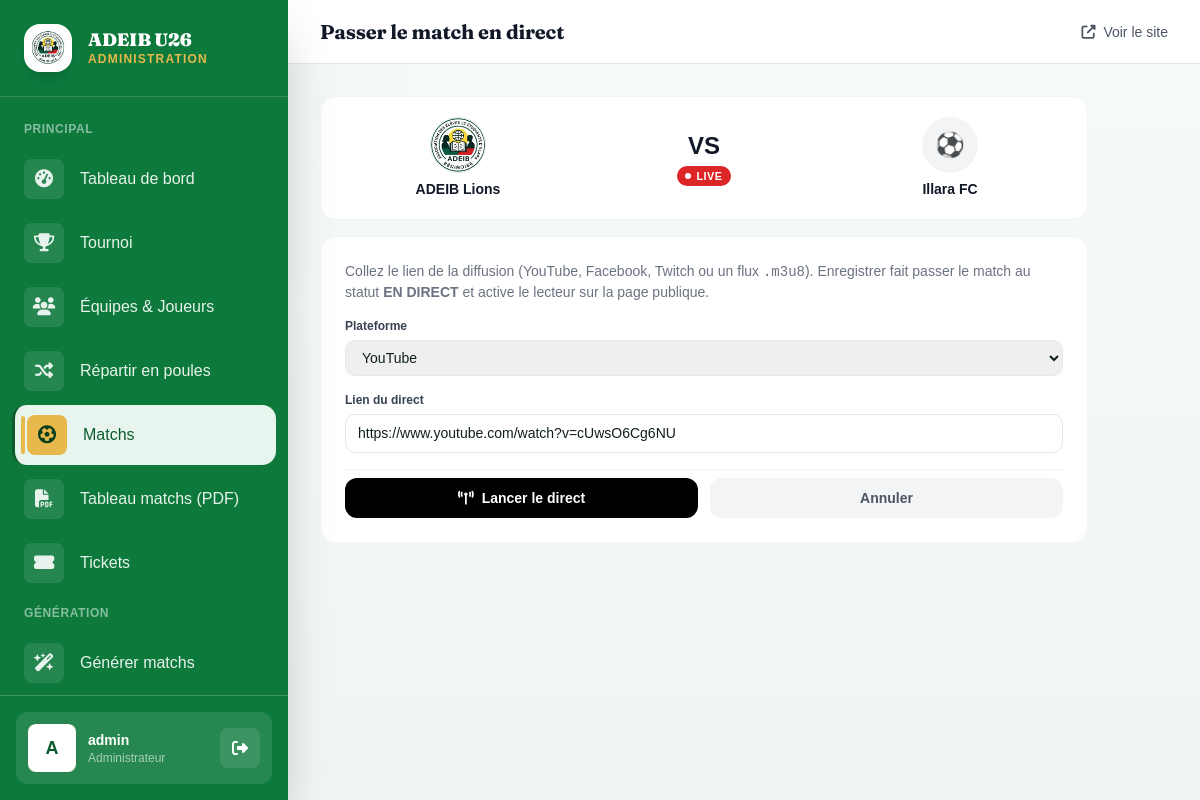
Screenshot of /admin-panel/matches/44/live/ (signed in) with the database file from the repository.
### tournament/models.py (models this page shows, shortened)
class Match(models.Model):
    PHASE_CHOICES = [
        ('GROUP', 'Phase de groupes'),
        ('QF', 'Quart de finale'),
        ('SF', 'Demi-finale'),
        ('3RD', 'Match 3e place'),
        ('FINAL', 'Finale'),
    ]
    STATUS_CHOICES = [
        ('SCHEDULED', 'Programmé'),
        ('LIVE', 'En direct'),
        ('FINISHED', 'Terminé'),
        ('CANCELLED', 'Annulé'),
    ]
    tournament = models.ForeignKey(Tournament, on_delete=models.CASCADE, related_name='matches')
    phase = models.CharField(max_length=10, choices=PHASE_CHOICES, default='GROUP')
    group = models.ForeignKey(Group, on_delete=models.SET_NULL, null=True, blank=True, related_name='matches')
    home_team = models.ForeignKey(Team, on_delete=models.CASCADE, related_name='home_matches')
    away_team = models.ForeignKey(Team, on_delete=models.CASCADE, related_name='away_matches')
    match_date = models.DateTimeField(null=True, blank=True)
    venue = models.CharField(max_length=200, blank=True, default='Stade Cup Legends')
    home_score = models.PositiveIntegerField(default=0)
    away_score = models.PositiveIntegerField(default=0)
    status = models.CharField(max_length=10, choices=STATUS_CHOICES, default='SCHEDULED')
    matchday = models.PositiveIntegerField(default=1)
    live_started_at = models.DateTimeField(null=True, blank=True)
    stream_url = models.URLField(blank=True, null=True, verbose_name='Lien de diffusion')
    stream_platform = models.CharField(
        max_length=10, choices=STREAM_PLATFORM_CHOICES, default='YOUTUBE',
        blank=True, verbose_name='Plateforme de diffusion',
    )
    man_of_the_match = models.ForeignKey(
        'Player', on_delete=models.SET_NULL, null=True, blank=True,
        related_name='motm_awards', verbose_name='Homme du match',
    )
    class Meta:
        verbose_name = 'Match'
        verbose_name_plural = 'Matchs'
        ordering = ['match_date']

class Team(models.Model):
    tournament = models.ForeignKey(Tournament, on_delete=models.CASCADE, related_name='teams')
    name = models.CharField(max_length=200)
    logo = models.ImageField(upload_to='teams/', blank=True, null=True)
    group = models.ForeignKey(Group, on_delete=models.SET_NULL, null=True, blank=True, related_name='teams')
    coach_name = models.CharField(max_length=200, blank=True, verbose_name='Entraîneur')
    president_name = models.CharField(max_length=200, blank=True, verbose_name='Président')
    qr_code = models.ImageField(upload_to='qrcodes/', blank=True, null=True)
    created_at = models.DateTimeField(auto_now_add=True)
    class Meta:
        verbose_name = 'Équipe'
        ordering = ['name']

### tournament/views.py (the view)
# urls.py: path('admin-panel/matches/<int:pk>/live/', views.admin_set_live, name='admin_set_live'),
@login_required
@user_passes_test(is_admin)
def admin_set_live(request, pk):
    match = get_object_or_404(Match, pk=pk)
    if request.method == 'POST':
        form = MatchLiveForm(request.POST, instance=match)
        if form.is_valid():
            m = form.save(commit=False)
            if m.status != 'LIVE':
                m.status = 'LIVE'
                m.live_started_at = timezone.now()
            m.save()
            messages.success(request, f'{match} est maintenant EN DIRECT.')
            return redirect('admin_matches')
    else:
        form = MatchLiveForm(instance=match)
    return render(request, 'admin_panel/live_form.html', {'form': form, 'match': match})

### tournament/forms.py
class MatchLiveForm(forms.ModelForm):
    class Meta:
        model = Match
        fields = ['stream_platform', 'stream_url']
        widgets = {
            'stream_url': forms.URLInput(attrs={
                'class': 'form-input',
                'placeholder': 'https://youtube.com/watch?v=...',
            }),
        }
        labels = {
            'stream_platform': 'Plateforme',
            'stream_url': 'Lien du direct',
        }

### tournament/context_processors.py (called while the page is built)
def active_tournament(request):
    today = timezone.localdate()
    active = Tournament.objects.filter(is_active=True)
    tournament = active.filter(
        start_date__isnull=False,
        end_date__isnull=False,
        start_date__lte=today,
        end_date__gte=today,
    ).order_by('start_date').first()
    if tournament is None:
        tournament = active.filter(
            start_date__isnull=False,
            start_date__gte=today,
        ).order_by('start_date').first()
    if tournament is None:
        tournament = active.order_by('-start_date', '-id').first()
    return {'tournament': tournament}

### tournament/views.py (called while the page is built)
def is_admin(user):
    return user.is_staff or user.is_superuser

### templates/admin_panel/live_form.html (shortened to what this page needs)
{% extends 'admin_panel/base_admin.html' %}
{% block page_title %}Passer le match en direct{% endblock %}
{% block content %}
<div class="w-full max-w-3xl">
  <div class="bg-white rounded-2xl border border-gray-100 p-5 mb-4">
    <div class="grid grid-cols-3 items-center gap-3 text-center">
      <div>
        {% if match.home_team.logo %}
        <img src="{{ match.home_team.logo.url }}" alt="" class="w-14 h-14 rounded-full object-cover border border-gray-200 mx-auto mb-2">
        {% else %}
        <div class="w-14 h-14 rounded-full bg-gray-100 flex items-center justify-center text-2xl mx-auto mb-2">⚽</div>
        {% endif %}
        <div class="font-black text-sm text-gray-900 leading-tight">{{ match.home_team.name }}</div>
      </div>
      <div>
        <div class="text-2xl font-black text-gray-900">VS</div>
        <div class="text-xs text-gray-400 mt-1">
          {% if match.status == 'LIVE' %}<span class="live-pill"><span class="live-dot"></span>LIVE</span>
          {% else %}<span>{{ match.get_status_display }}</span>{% endif %}
        </div>
      </div>
      <div>
        {% if match.away_team.logo %}
        <img src="{{ match.away_team.logo.url }}" alt="" class="w-14 h-14 rounded-full object-cover border border-gray-200 mx-auto mb-2">
        {% else %}
        <div class="w-14 h-14 rounded-full bg-gray-100 flex items-center justify-center text-2xl mx-auto mb-2">⚽</div>
        {% endif %}
        <div class="font-black text-sm text-gray-900 leading-tight">{{ match.away_team.name }}</div>
      </div>
    </div>
  </div>
  <div class="bg-white rounded-2xl border border-gray-100 p-6">
    <p class="text-sm text-gray-500 mb-4">
      Collez le lien de la diffusion (YouTube, Facebook, Twitch ou un flux <code>.m3u8</code>).
      Enregistrer fait passer le match au statut <strong>EN DIRECT</strong> et active le lecteur sur la page publique.
    </p>
    <form method="post" class="space-y-4">
      {% for field in form %}
      <div>
        <label class="block text-xs font-bold text-gray-700 mb-1.5">{{ field.label }}</label>
        {{ field }}
      </div>
      {% endfor %}
      <div class="flex gap-3 pt-2 border-t border-gray-100">
        <button type="submit" class="flex-1 py-2.5 rounded-xl text-white text-sm font-bold bg-black">
          <i class="fas fa-broadcast-tower mr-2"></i>Lancer le direct
        </button>
        <a href="{% url 'admin_matches' %}" class="flex-1 py-2.5 rounded-xl text-gray-600 text-sm font-bold text-center bg-gray-100 hover:bg-gray-200 transition-colors">
          Annuler
        </a>
      </div>
    </form>
  </div>
</div>
{% endblock %}

### templates/admin_panel/base_admin.html (shortened to what this page needs)
{% load static %}
<!DOCTYPE html>
<html lang="fr">
<head>
  <script src="https://cdn.tailwindcss.com"></script>
  <link rel="stylesheet" href="{% static 'css/style.css' %}">
  <link rel="stylesheet" href="https://cdnjs.cloudflare.com/ajax/libs/font-awesome/6.5.0/css/all.min.css">
</head>
<body class="bg-gray-50 min-h-screen">
<aside id="adminSidebar" class="sidebar fixed top-0 left-0 h-full w-72 z-40 -translate-x-full lg:translate-x-0 shadow-2xl flex flex-col">
  <div class="flex items-center gap-4 px-6 py-6 border-b border-white/15">
    <div class="w-12 h-12 bg-white rounded-2xl flex items-center justify-center overflow-hidden shadow-lg">
      <img src="{% static 'images/adeib_logo.png' %}" alt="ADEIB" class="w-full h-full object-contain p-1"
           onerror="this.outerHTML='<span class=\'text-[#0d7a3c] font-black text-2xl\'>A</span>'">
    </div>
    <div>
      <div class="text-white font-heading font-black text-lg leading-tight">ADEIB U26</div>
      <div class="text-[#e7b84b] text-xs tracking-widest uppercase font-semibold">Administration</div>
    </div>
  </div>
  <nav class="flex-1 overflow-y-auto py-4 px-3 space-y-1">
    <div class="px-3 py-2 text-white/50 text-xs font-bold uppercase tracking-wider">Principal</div>
    <a href="{% url 'admin_dashboard' %}" class="sidebar-link flex items-center gap-4 px-3 py-2.5 text-white/90 hover:text-white font-medium" data-sidebar>
      <div class="ic w-10 h-10 bg-white/10 rounded-lg flex items-center justify-center"><i class="fas fa-tachometer-alt text-lg"></i></div>
      <span>Tableau de bord</span>
    </a>
    <a href="{% url 'admin_tournament_setup' %}" class="sidebar-link flex items-center gap-4 px-3 py-2.5 text-white/90 hover:text-white font-medium" data-sidebar>
      <div class="ic w-10 h-10 bg-white/10 rounded-lg flex items-center justify-center"><i class="fas fa-trophy text-lg"></i></div>
      <span>Tournoi</span>
    </a>
    <a href="{% url 'admin_teams' %}" class="sidebar-link flex items-center gap-4 px-3 py-2.5 text-white/90 hover:text-white font-medium" data-sidebar>
      <div class="ic w-10 h-10 bg-white/10 rounded-lg flex items-center justify-center"><i class="fas fa-users text-lg"></i></div>
      <span>Équipes &amp; Joueurs</span>
    </a>
    <a href="{% url 'admin_distribute_groups' %}" class="sidebar-link flex items-center gap-4 px-3 py-2.5 text-white/90 hover:text-white font-medium"
       onclick="return confirm('Répartir automatiquement les équipes en poules de 4 ?');">
      <div class="ic w-10 h-10 bg-white/10 rounded-lg flex items-center justify-center"><i class="fas fa-shuffle text-lg"></i></div>
      <span>Répartir en poules</span>
    </a>
    <a href="{% url 'admin_matches' %}" class="sidebar-link flex items-center gap-4 px-3 py-2.5 text-white/90 hover:text-white font-medium" data-sidebar>
      <div class="ic w-10 h-10 bg-white/10 rounded-lg flex items-center justify-center"><i class="fas fa-futbol text-lg"></i></div>
      <span>Matchs</span>
    </a>
    <a href="{% url 'admin_matches_pdf' %}" class="sidebar-link flex items-center gap-4 px-3 py-2.5 text-white/90 hover:text-white font-medium" data-sidebar>
      <div class="ic w-10 h-10 bg-white/10 rounded-lg flex items-center justify-center"><i class="fas fa-file-pdf text-lg"></i></div>
      <span>Tableau matchs (PDF)</span>
    </a>
    <a href="{% url 'admin_tickets' %}" class="sidebar-link flex items-center gap-4 px-3 py-2.5 text-white/90 hover:text-white font-medium" data-sidebar>
      <div class="ic w-10 h-10 bg-white/10 rounded-lg flex items-center justify-center"><i class="fas fa-ticket-alt text-lg"></i></div>
      <span>Tickets</span>
    </a>
    <div class="px-3 py-2 text-white/50 text-xs font-bold uppercase tracking-wider mt-5">Génération</div>
    <a href="{% url 'admin_generate_matches' %}" class="sidebar-link flex items-center gap-4 px-3 py-2.5 text-white/90 hover:text-white font-medium">
      <div class="ic w-10 h-10 bg-white/10 rounded-lg flex items-center justify-center"><i class="fas fa-wand-magic-sparkles text-lg"></i></div>
      <span>Générer matchs</span>
    </a>
  </nav>
  <div class="px-4 py-4 border-t border-white/20">
    <div class="flex items-center gap-3 bg-white/10 rounded-xl p-3">
      <div class="w-12 h-12 bg-white rounded-lg flex items-center justify-center text-[#0d5c2e] font-black text-lg">
        {{ request.user.username|first|upper }}
      </div>
      <div class="flex-1 min-w-0">
        <div class="text-white font-bold text-sm truncate">{{ request.user.username }}</div>
        <div class="text-white/60 text-xs">Administrateur</div>
      </div>
      <a href="/admin/logout/" class="w-10 h-10 bg-white/10 rounded-lg flex items-center justify-center text-white hover:bg-white/20 transition-colors">
        <i class="fas fa-sign-out-alt"></i>
      </a>
    </div>
  </div>
</aside>
<div class="lg:ml-72 min-h-screen flex flex-col">
  <header class="glass sticky top-0 z-20 border-b border-gray-200 px-4 lg:px-8 h-16 flex items-center gap-4">
    <div class="flex-1">
      <h2 class="font-heading font-bold text-xl text-gray-900">{% block page_title %}Administration{% endblock %}</h2>
    </div>
    <a href="{% url 'home' %}" target="_blank" class="hidden sm:flex items-center gap-2 text-gray-600 hover:text-gray-900 font-medium text-sm">
      <i class="fas fa-external-link-alt"></i>
      <span class="hidden md:inline">Voir le site</span>
    </a>
  </header>
  <main class="flex-1 p-4 lg:p-8">
    {% block content %}{% endblock %}
  </main>
</div>
</body>
</html>

### static/css/style.css (style rules this page uses)
:root { --green: #0d5c2e; --green-dark: #07361a; --green-soft: #f0f7f3; --green-light: #e8f5ee; --ink: #102018; --muted: #64748b; --line: #dbe6dd; --surface: rgba(255, 255, 255, 0.82); --red: #dc2626; --yellow: #ca8a04; }
* { font-family: Arial, Helvetica, sans-serif; }
body { color: var(--ink); background: radial-gradient(circle at top left, rgba(13, 92, 46, 0.08), transparent 30%), linear-gradient(180deg, #f7fbf8 0%, #eff5f1 100%); }
.sidebar-active { background: var(--green-light) !important; border-left: 3px solid var(--green) !important; color: var(--green) !important; }
.live-pill { display: inline-flex; align-items: center; gap: 5px; background: var(--red); color: #fff; font-size: .68rem; font-weight: 700; padding: 2px 8px; border-radius: 20px; letter-spacing: .5px; }
.live-dot { width: 6px; height: 6px; background: #fff; border-radius: 50%; animation: blink 1s infinite; }
input, select, textarea { font-family: Arial, Helvetica, sans-serif !important; }
.form-input { width: 100%; border: 1px solid #d1d5db; border-radius: 8px; padding: 10px 12px; font-size: .9rem; transition: border-color .2s, box-shadow .2s; outline: none; }

### templates/admin_panel/base_admin.html (style rules this page uses)
body { font-family: 'Plus Jakarta Sans', system-ui, sans-serif; }
h1, h2, h3, h4, h5, h6, .font-heading { font-family: 'Fraunces', Georgia, serif; letter-spacing: -0.01em; }
.sidebar { background: #0d7a3c; }
.sidebar-link { position: relative; border-radius: 14px; }
.sidebar-link::before { content: ''; position: absolute; left: 6px; top: 18%; bottom: 18%; width: 4px; border-radius: 4px; background: #e7b84b; display: none; }
.sidebar-link:hover::before, .sidebar-link.active::before { display: block; }
.sidebar-link.active { background: rgba(255,255,255,0.14); }
.sidebar-link.active .ic, .sidebar-link:hover .ic { background: #e7b84b !important; color: #053d1d !important; }
.glass { background: #ffffff; }

### templates/admin_panel/live_form.html (style rules this page uses)
input[type=url], input[type=text], select { display:block; width:100%; border:1px solid #e5e7eb; border-radius:10px; padding:8px 12px; font-size:.875rem; outline:none; transition:border-color .15s; }
select { appearance:auto; }

### rows the page displays
Match: home_team.logo (picture), home_team.name "ADEIB Lions", away_team.name "Illara FC", form "YouTube" "https://www.youtube.com/watch?v=cUwsO6Cg6NU"

### other values shown
{{ request.user.username|first|upper }} "A"
{{ request.user.username }} "admin"
{{ field.label }} "Plateforme" "Lien du direct"
